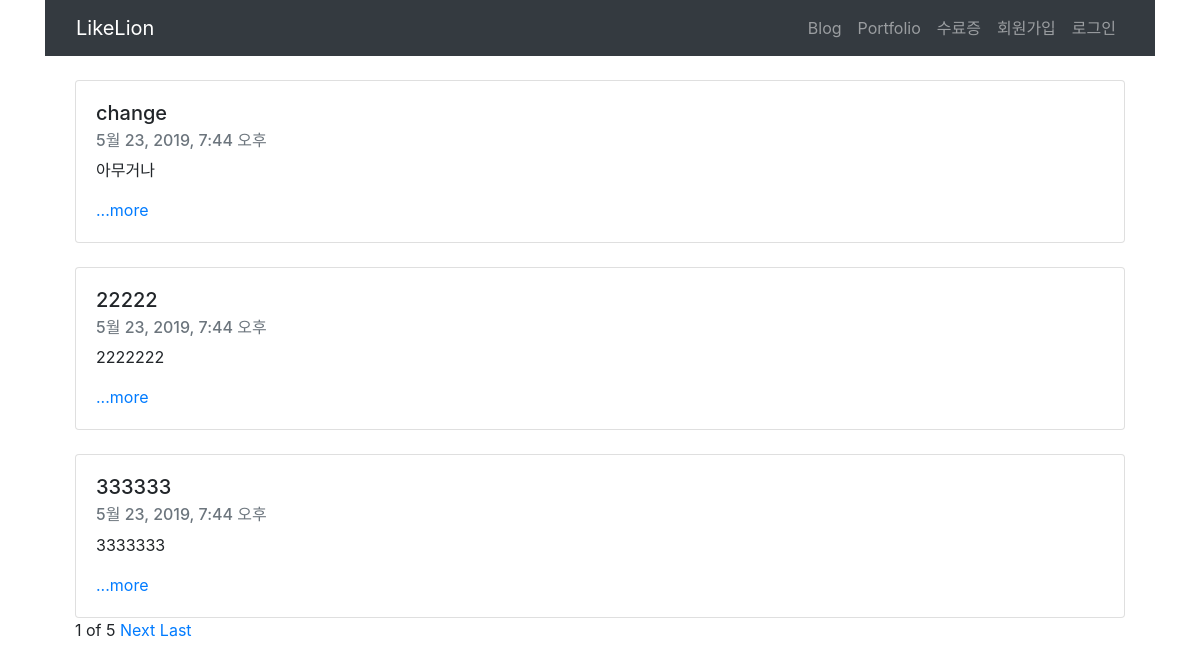
The page / on the database its author committed.
### blog/models.py (models this page shows, shortened)
class Blog(models.Model):
    title = models.CharField(max_length=200) # 제목 길이 할당
    pub_date = models.DateTimeField('date published') # 시간과 관련된 함수를 쓰고
    body = models.TextField() # 엄청 긴글을 쓸수 있는 박스
    def summary(self):
        return self.body[:100] # body 의 변수에 넣어서 100글자까지 기입만 되게 작성하여라

### blog/views.py (the view)
# urls.py: path('',blog.views.home, name = 'home'),
def home(request):
    blogs = Blog.objects
    blog_list=Blog.objects.all()
    paginator = Paginator(blog_list,3)
    page = request.GET.get('page')
    posts = paginator.get_page(page)
    return render(request,'blog/home.html', {'blogs':blogs,'posts':posts})

### blog/templates/blog/home.html (shortened to what this page needs)
{% extends 'base.html' %}
{% block content %}
    <div class = 'container'>
        {% for blog in posts %}
        <br>
        <div class="card">
            <div class="card-body">
                <h5 class="card-title">{{blog.title}}</h5>
                <h6 class="card-subtitle mb-2 text-muted">{{blog.pub_date}}</h6>
                <p class="card-text">{{blog.summary}}</p>
                <a href="{%url 'detail' blog.id%}" class="card-link">...more</a>
            </div>
        </div>
        {%endfor%}
        <span>{{posts.number}}</span>
        <span>of</span>
        <span>{{posts.paginator.num_pages}}</span>
        {%if posts.has_next%}
        <a href="?page={{posts.next_page_number}}">Next</a>
        <a href="?page={{posts.paginator.num_pages}}">Last</a>
        {%endif%}
    </div>
{% endblock %}

### rows shown on the page
Blog: title "change", pub_date "5월 23, 2019, 7:44 오후", summary "아무거나"
Blog: title "22222", pub_date "5월 23, 2019, 7:44 오후", summary "2222222"
Blog: title "333333", pub_date "5월 23, 2019, 7:44 오후", summary "3333333"

### other values the page prints
{{ posts.number }} "1"
{{ posts.paginator.num_pages }} "5"
